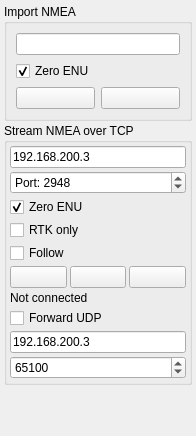
                  <widget class="QWidget" name="scrollAreaWidgetContents">
                   <property name="geometry">
                    <rect>
                     <x>0</x>
                     <y>0</y>
                     <width>196</width>
                     <height>436</height>
                    </rect>
                   </property>
                   <layout class="QVBoxLayout" name="verticalLayout_12">
                    <property name="spacing">
                     <number>2</number>
                    </property>
                    <property name="leftMargin">
                     <number>4</number>
                    </property>
                    <property name="topMargin">
                     <number>4</number>
                    </property>
                    <property name="rightMargin">
                     <number>4</number>
                    </property>
                    <property name="bottomMargin">
                     <number>4</number>
                    </property>
                    <item>
                     <widget class="QGroupBox" name="groupBox_11">
                      <property name="sizePolicy">
                       <sizepolicy hsizetype="Preferred" vsizetype="Fixed">
                        <horstretch>0</horstretch>
                        <verstretch>0</verstretch>
                       </sizepolicy>
                      </property>
                      <property name="title">
                       <string>Import NMEA</string>
                      </property>
                      <layout class="QGridLayout" name="gridLayout_9">
                       <item row="2" column="1">
                        <widget class="QPushButton" name="mapImportNmeaButton">
                         <property name="toolTip">
                          <string>Process</string>
                         </property>
                         <property name="text">
                          <string/>
                         </property>
                         <property name="icon">
                          <iconset resource="resources.qrc">
                           <normaloff>:/models/Icons/Process-96.png</normaloff>:/models/Icons/Process-96.png</iconset>
                         </property>
                        </widget>
                       </item>
                       <item row="1" column="0" colspan="2">
                        <widget class="QCheckBox" name="mapImportNmeaZeroEnuBox">
                         <property name="toolTip">
                          <string>Zero ENU coordinates on map with first imported point</string>
                         </property>
                         <property name="text">
                          <string>Zero ENU</string>
                         </property>
                         <property name="checked">
                          <bool>true</bool>
                         </property>
                        </widget>
                       </item>
                       <item row="2" column="0">
                        <widget class="QPushButton" name="mapChooseNmeaButton">
                         <property name="toolTip">
                          <string>Choose</string>
                         </property>
                         <property name="text">
                          <string/>
                         </property>
                         <property name="icon">
                          <iconset resource="resources.qrc">
                           <normaloff>:/models/Icons/Open Folder-96.png</normaloff>:/models/Icons/Open Folder-96.png</iconset>
                         </property>
                        </widget>
                       </item>
                       <item row="0" column="0" colspan="2">
                        <widget class="QLineEdit" name="mapImportNmeaEdit"/>
                       </item>
                      </layout>
                     </widget>
                    </item>
                    <item>
                     <widget class="QGroupBox" name="groupBox_14">
                      <property name="sizePolicy">
                       <sizepolicy hsizetype="Preferred" vsizetype="Fixed">
                        <horstretch>0</horstretch>
                        <verstretch>0</verstretch>
                       </sizepolicy>
                      </property>
                      <property name="title">
                       <string>Stream NMEA over TCP</string>
                      </property>
                      <layout class="QVBoxLayout" name="verticalLayout_9">
                       <property name="spacing">
                        <number>3</number>
                       </property>
                       <property name="leftMargin">
                        <number>3</number>
                       </property>
                       <property name="topMargin">
                        <number>3</number>
                       </property>
                       <property name="rightMargin">
                        <number>3</number>
                       </property>
                       <property name="bottomMargin">
                        <number>3</number>
                       </property>
                       <item>
                        <widget class="QLineEdit" name="mapStreamNmeaServerEdit">
                         <property name="text">
                          <string>192.168.200.3</string>
                         </property>
                        </widget>
                       </item>
                       <item>
                        <widget class="QSpinBox" name="mapStreamNmeaPortBox">
                         <property name="prefix">
                          <string>Port: </string>
                         </property>
                         <property name="maximum">
                          <number>65535</number>
                         </property>
                         <property name="value">
                          <number>2948</number>
                         </property>
                        </widget>
                       </item>
                       <item>
                        <widget class="QCheckBox" name="mapStreamNmeaZeroEnuBox">
                         <property name="toolTip">
                          <string>Zero ENU frame on next NMEA message</string>
                         </property>
                         <property name="text">
                          <string>Zero ENU</string>
                         </property>
                         <property name="checked">
                          <bool>true</bool>
                         </property>
                        </widget>
                       </item>
                       <item>
                        <widget class="QCheckBox" name="mapStreamNmeaRtkOnlyBox">
                         <property name="text">
                          <string>RTK only</string>
                         </property>
                        </widget>
                       </item>
                       <item>
                        <widget class="QCheckBox" name="mapStreamNmeaFollowBox">
                         <property name="text">
                          <string>Follow</string>
                         </property>
                        </widget>
                       </item>
                       <item>
                        <layout class="QHBoxLayout" name="horizontalLayout_13">
                         <item>
                          <widget class="QPushButton" name="mapStreamNmeaClearTraceButton">
                           <property name="toolTip">
                            <string>Clear trace</string>
                           </property>
                           <property name="text">
                            <string/>
                           </property>
                           <property name="icon">
                            <iconset resource="resources.qrc">
                             <normaloff>:/models/Icons/Delete2-96.png</normaloff>:/models/Icons/Delete2-96.png</iconset>
                           </property>
                          </widget>
                         </item>
                         <item>
                          <widget class="QPushButton" name="mapStreamNmeaDisconnectButton">
                           <property name="toolTip">
                            <string>Disconnect</string>
                           </property>
                           <property name="text">
                            <string/>
                           </property>
                           <property name="icon">
                            <iconset resource="resources.qrc">
                             <normaloff>:/models/Icons/Disconnected-96.png</normaloff>:/models/Icons/Disconnected-96.png</iconset>
                           </property>
                          </widget>
                         </item>
                         <item>
                          <widget class="QPushButton" name="mapStreamNmeaConnectButton">
                           <property name="toolTip">
                            <string>Connect</string>
                           </property>
                           <property name="text">
                            <string/>
                           </property>
                           <property name="icon">
                            <iconset resource="resources.qrc">
                             <normaloff>:/models/Icons/Connected-96.png</normaloff>:/models/Icons/Connected-96.png</iconset>
                           </property>
                          </widget>
                         </item>
                        </layout>
                       </item>
                       <item>
                        <widget class="QLabel" name="mapStreamNmeaConnectedLabel">
                         <property name="text">
                          <string>Not connected</string>
                         </property>
                        </widget>
                       </item>
                       <item>
                        <widget class="QCheckBox" name="mapStreamNmeaForwardUdpBox">
                         <property name="text">
                          <string>Forward UDP</string>
                         </property>
                        </widget>
                       </item>
                       <item>
                        <widget class="QLineEdit" name="mapStreamNmeaForwardUdpHostEdit">
                         <property name="text">
                          <string>192.168.200.3</string>
                         </property>
                        </widget>
                       </item>
                       <item>
                        <widget class="QSpinBox" name="mapStreamNmeaForwardUdpPortBox">
                         <property name="maximum">
                          <number>65535</number>
                         </property>
                         <property name="value">
                          <number>65100</number>
                         </property>
                        </widget>
                       </item>
                      </layout>
                     </widget>
                    </item>
                    <item>
                     <spacer name="verticalSpacer_5">
                      <property name="orientation">
                       <enum>Qt::Vertical</enum>
                      </property>
                      <property name="sizeHint" stdset="0">
                       <size>
                        <width>68</width>
                        <height>29</height>
                       </size>
                      </property>
                     </spacer>
                    </item>
                   </layout>
                  </widget>
